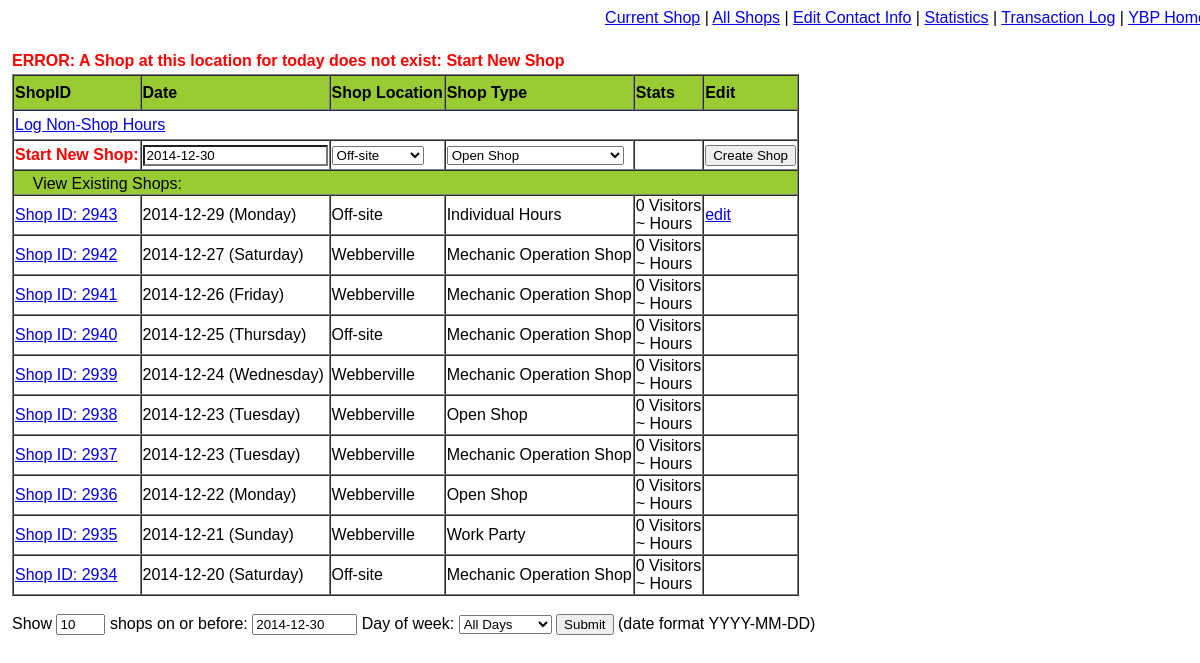
Page /start_shop.php?error=no_shop on the committed database.
### tables this page shows
CREATE TABLE IF NOT EXISTS `shops` (
  `shop_id` int(10) unsigned NOT NULL AUTO_INCREMENT,
  `date` date DEFAULT NULL,
  `shop_location` varchar(45) NOT NULL DEFAULT '',
  `shop_type` varchar(45) NOT NULL DEFAULT '',
  `ip_address` varchar(45) NOT NULL DEFAULT '0',
  PRIMARY KEY (`shop_id`),
  KEY `shop_type` (`shop_type`),
  KEY `shop_location` (`shop_location`)
);

### start_shop.php (the view, shortened to what this page needs)
<?php
require_once('Connections/database_functions.php');
$page_shop_log = PAGE_SHOP_LOG;
if($_GET['shop_id']>0){
	$shop_id = $_GET['shop_id'];
} else {
	$shop_id =0;}
switch ($_GET['error']) {
case 'no_shop':
   $error_message = 'ERROR: A Shop at this location for today does not exist: Start New Shop';
   break;
}
if($_GET['shop_date']>0){
	$shop_date = $_GET['shop_date'];
} else {
	$shop_date =current_date();}
if($_GET['shop_dayname']=='alldays'){
	$shop_dayname = '';
} elseif(isset($_GET['shop_dayname'])) {
	$shop_dayname = "AND DAYNAME(date) = '" . $_GET['shop_dayname'] . "'";
} else {
	$shop_dayname = '';
}
if($_GET['record_count']>0){
	$record_count = $_GET['record_count'];
} else {
	$record_count = 10;}
$ctrl_shoplocation = "ctrl_shoplocation";
$ctrl_shoptype = "ctrl_shoptype";
$editFormAction = $_SERVER['PHP_SELF'] . "?shop_date=$shop_date&shop_id=$shop_id";
$query_Recordset1 = "SELECT shops.shop_id, date, DAYNAME(date) as day ,shop_location, shop_type, ip_address, IF(date = curdate(),1,0) as CanEdit, COUNT(shop_visit_id) AS num_visitors, ROUND(SUM(HOUR(SUBTIME( TIME(time_out), TIME(time_in))) + MINUTE(SUBTIME( TIME(time_out), TIME(time_in)))/60)) AS total_hours FROM shops LEFT JOIN shop_hours ON shops.shop_id = shop_hours.shop_id WHERE date <= '{$shop_date}' {$shop_dayname} GROUP BY shop_id ORDER BY date DESC , shop_id DESC LIMIT  0, $record_count;";
$Recordset1 = mysql_query($query_Recordset1, $YBDB) or die(mysql_error());
?>
	    <table>
        <tr valign="top">
          <td align="left"><span class="yb_heading3red"><?php echo $error_message; ?></span> </td>
        </tr>
        <tr>
          <td><table   border="1" cellpadding="1" cellspacing="0">
                <tr bgcolor="#99CC33">
                  <td><strong>ShopID</strong></td>
                  <td height="35"><strong>Date</strong></td>
                  <td><strong>Shop Location </strong></td>
                  <td><strong>Shop Type </strong></td>
                  <td><strong>Stats</strong></td>
                  <td><strong>Edit</strong></td>
                </tr>
                <tr>
                  <td height="30" colspan="6"><a href="http://www.ybdb.austinyellowbike.org/individual_hours_log.php">Log Non-Shop Hours</a> </td>
                </tr>
                <form action="<?php echo $editFormAction; ?>" method="post" name="form_new" id="form_new">
                  <tr>
                    <td height="30"><span class="yb_heading3red">Start New Shop:</span></td>
                    <td><input name="ctrl_date" type="text" class="yb_standard" value="<?php echo current_date();  ?>" /></td>
                    <td><?php list_shop_locations($ctrl_shoplocation,"Treasure City") ?></td>
                    <td><?php list_shop_types($ctrl_shoptype) ?></td>
                    <td>&nbsp;</td>
                    <td><input name="Update" type="submit" id="Update" value="Create Shop" /></td>
                  </tr>
                </form>
              <tr bgcolor="#99CC33">
                  <td height="25" colspan="6" valign="bottom" bgcolor="#99CC33">&nbsp;&nbsp;&nbsp;&nbsp;View Existing Shops:</td>
              </tr>
                <form action="<?php echo $editFormAction; ?>" method="post" name="FormUpdate_<?php echo $row_Recordset1['shop_id']; ?>" id="FormUpdate_<?php echo $row_Recordset1['shop_id']; ?>">
                  <?php while ($row_Recordset1 = mysql_fetch_assoc($Recordset1)) {
			  if($shop_id == $row_Recordset1['shop_id']) {?>
                  <tr valign="bottom" bgcolor="#CCCC33">
                    <td>Edit Record:<br />
                        <?php echo "<a href=\"{$page_shop_log}?shop_id={$row_Recordset1['shop_id']}\">Shop ID: {$row_Recordset1['shop_id']}</a>";?></td>
                    <td><input name="date" type="text" value="<?php echo $row_Recordset1['date']; ?>" /></td>
                    <td><?php list_shop_locations('shop_location', $row_Recordset1['shop_location']); ?></td>
                    <td><?php list_shop_types('shop_type', $row_Recordset1['shop_type']); ?></td>
                    <td><?php echo $row_Recordset1['num_visitors']; ?> Visitors<br />
                      ~<?php echo $row_Recordset1['total_hours']; ?> Hours</td>
                    <td><input name="Update" type="submit" id="Update" value="Update" /></td>
                  </tr>
                  <input type="hidden" name="MM_insert" value="FormEdit" />
                  <input type="hidden" name="shop_id" value="<?php echo $row_Recordset1['shop_id']; ?>" />
                </form>
              <?php } else {  ?>
                <tr>
                  <td><?php echo "<a href=\"{$page_shop_log}?shop_id={$row_Recordset1['shop_id']}\">Shop ID: {$row_Recordset1['shop_id']}</a>";?></td>
                  <td><?php echo $row_Recordset1['date'] . ' (' . $row_Recordset1['day'] . ')'; ?></td>
                  <td><?php echo $row_Recordset1['shop_location']; ?></td>
                  <td><?php echo $row_Recordset1['shop_type']; ?></td>
                  <td><?php echo $row_Recordset1['num_visitors']; ?> Visitors<br />
                    ~<?php echo $row_Recordset1['total_hours']; ?> Hours</td>
                  <td><?php if($row_Recordset1['CanEdit'] == 1) {echo "<a href=\"{$_SERVER['PHP_SELF']}?shop_date={$shop_date}&shop_id={$row_Recordset1['shop_id']}\">edit</a>";} else {echo "&nbsp;";} ?></td>
                </tr>
                <?php
		  }
		  }  ?>
              </table>
              <form id="form1" name="form1" method="post" action="">
                <br />
                Show
                <input name="record_count" type="text" value="10" size="3" maxlength="3" />
                shops on or before:
                <input name="shop_date" type="text" id="shop_date" value="<?php echo $shop_date; ?>" size="10" maxlength="10" />
                Day of week:
                <select name="dayname">
                  <option value="alldays" selected="selected">All Days</option>
                </select>
                <input type="submit" name="Submit" value="Submit" />
                (date format YYYY-MM-DD)
            </form></td>
        </tr>
      </table>

### css_yb_standard.css (style rules this page uses)
.yb_standard { font-family: Arial, Helvetica, sans-serif; color: #000000; background-color: #FFFFFF; }
.yb_heading3red { color: #FF0000; background-color: #FFFFFF; font-weight: bold; }

### rows in the picture
shops: shop_id "2943", date "2014-12-29", day "Monday", shop_location "Off-site", shop_type "Individual Hours", num_visitors "0"
shops: shop_id "2942", date "2014-12-27", day "Saturday", shop_location "Webberville", shop_type "Mechanic Operation Shop", num_visitors "0"
shops: shop_id "2941", date "2014-12-26", day "Friday", shop_location "Webberville", shop_type "Mechanic Operation Shop", num_visitors "0"
shops: shop_id "2940", date "2014-12-25", day "Thursday", shop_location "Off-site", shop_type "Mechanic Operation Shop", num_visitors "0"
shops: shop_id "2939", date "2014-12-24", day "Wednesday", shop_location "Webberville", shop_type "Mechanic Operation Shop", num_visitors "0"
shops: shop_id "2938", date "2014-12-23", day "Tuesday", shop_location "Webberville", shop_type "Open Shop", num_visitors "0"
shops: shop_id "2937", date "2014-12-23", day "Tuesday", shop_location "Webberville", shop_type "Mechanic Operation Shop", num_visitors "0"
shops: shop_id "2936", date "2014-12-22", day "Monday", shop_location "Webberville", shop_type "Open Shop", num_visitors "0"
shops: shop_id "2935", date "2014-12-21", day "Sunday", shop_location "Webberville", shop_type "Work Party", num_visitors "0"
shops: shop_id "2934", date "2014-12-20", day "Saturday", shop_location "Off-site", shop_type "Mechanic Operation Shop", num_visitors "0"

### other values in the picture
$error_message "ERROR: A Shop at this location for today does not exist: Start New Shop"
form field ctrl_shoplocation "Off-site"
form field ctrl_shoptype "Open Shop"
